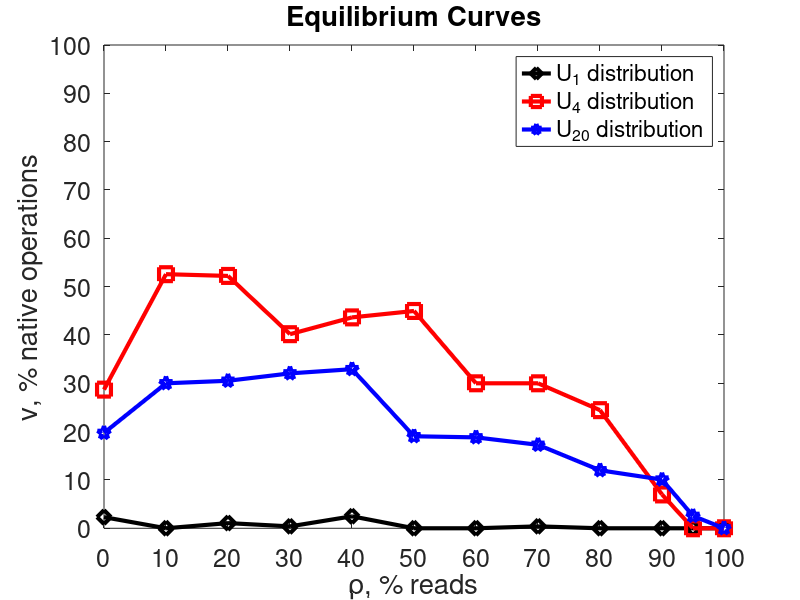

Here is the MATLAB script that generated this plot:
curve_u1 = load('equilibrium_u1.txt');
curve_u4 = load('equilibrium_u4.txt');
curve_u19 = load('equilibrium_u19.txt');

set(gca, 'xtick', [0:10:100]);
set(gca, 'ytick', [0:10:100]);
axis([0 100 0 100]);
hold;

xlabel('\rho, % reads');
h = get(gca, 'xlabel');
set(h, 'FontSize', 20);

ylabel('\nu, % native operations');
h = get(gca, 'ylabel');
set(h, 'FontSize', 20);

title('Equilibrium Curves');
h = get(gca, 'title');
set(h, 'FontSize', 24);

plot(curve_u1(:,1), curve_u1(:,2), '-d', 'LineWidth', 3, 'MarkerSize', 10, 'Color', 'black');
plot(curve_u4(:,1), curve_u4(:,2), '-s', 'LineWidth', 3, 'MarkerSize', 10, 'Color', 'red');
plot(curve_u19(:,1), curve_u19(:,2), '-p', 'LineWidth', 3, 'MarkerSize', 10, 'Color', 'blue');

%text(50, 20, 'Omid dominates', 'FontSize', 20');
%text(2, 65, 'Mediator dominates', 'FontSize', 20');

legend('U_1 distribution', 'U_4 distribution', 'U_{20} distribution');
set(gca, 'FontSize', 18);
box on;

print -depsc equilibrium_curves.eps


